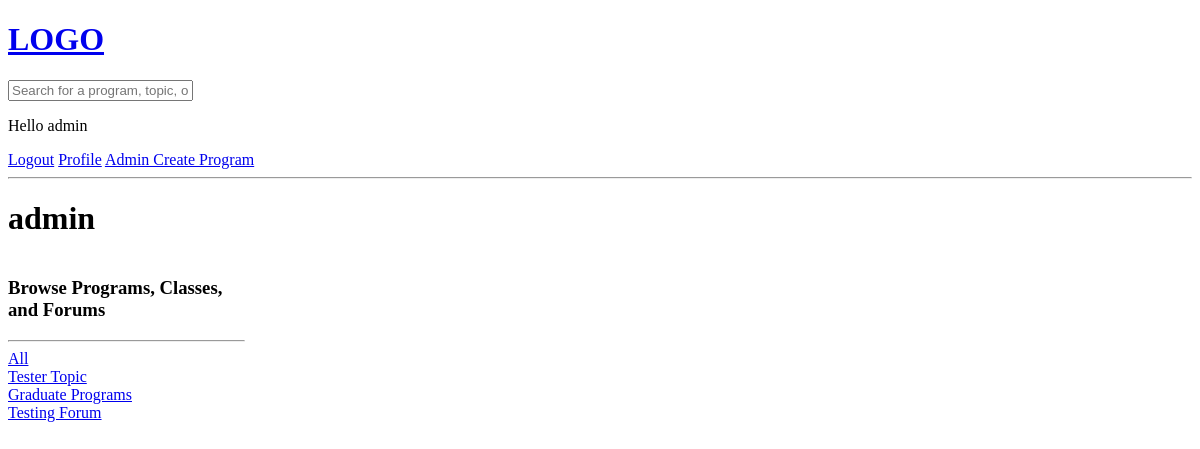
Screenshot of /profile/1 (signed in) with the database file from the repository.
### base/models.py (models this page shows, shortened)
class Topic(models.Model):
    name = models.CharField(max_length=200)

class Forum(models.Model):
    host = models.ForeignKey(User, on_delete=models.SET_NULL, null=True)
    topic = models.ForeignKey(Topic, on_delete=models.SET_NULL, null=True)
    name = models.CharField(max_length=200)
    description = models.TextField(null=True, blank=True)
    participants = models.ManyToManyField(User, related_name='participants', blank=True)
    updated = models.DateTimeField(auto_now=True)
    created = models.DateTimeField(auto_now_add=True)
    class Meta:
        ordering = ['-updated', '-created']

### base/views.py (the view)
# urls.py: path('profile/<str:pk>', views.userProfile, name='user-profile'),
def userProfile(request, pk):
    user = User.objects.get(id=pk)
    forums = user.forum_set.all()
    activity_messages = user.message_set.all()
    topics = Topic.objects.all()
    context = {'user':user, 'forums':forums, 'activity_messages':activity_messages, 'topics':topics}
    return render(request, 'base/profile.html', context)

### base/templates/base/profile.html (shortened to what this page needs)
{% extends 'main.html' %}
{% block content %}
<h1>{{user.username}}</h1>
<div class='profile-container'>
    <div>
        {% include 'base/topic_comp.html'%}
    </div>
</div>
{% endblock content %}

### templates/navbar.html
<a href="/">
    <h1>LOGO</h1>
</a>
<form class='searchBar' method="GET" action="{% url 'home' %}">
    <input type='text' name='q' placeholder='Search for a program, topic, or forum...' />
</form>
<div class='userNavIndicator'>
    {% if request.user.is_authenticated %}
        <p>Hello {{request.user}}</p>
        <a href="{% url 'logout' %}">Logout</a>
        <a href="{% url 'user-profile' user.id %}"> Profile</a>
        {% if request.user.is_superuser or request.user.is_staff %}
            <a href="{% url 'scrape-page' %}">Admin Create Program</a>
        {% endif %}
    {% else %}
        <a href="{% url 'login' %}">Login</a>
    {% endif %}
</div>
<hr>

### base/templates/base/topic_comp.html (shortened to what this page needs)
<h3>Browse Programs, Classes, and Forums</h3>
<hr>
<div>
    <a href="{% url 'home' %}">All</a>
</div>
{% for topic in topics %}
    <div>
        <a href="{% url 'home' %}?q={{topic.name}}">{{topic.name}}</a>
    </div>
{% endfor %}
{% for forum in forums %}
    <div>
        <a href="{% url 'forum' forum.id %}">{{forum.name}}</a>
    </div>
{% endfor %}

### base/templates/base/profile.html (style rules this page uses)
.profile-container { display: grid; grid-template-columns: 1fr 3fr 1fr; }

### rows the page displays
Topic: name "Tester Topic"
Topic: name "Graduate Programs"
Forum: name "Testing Forum"

### other values shown
{{ request.user }} "admin"
{{ user.username }} "admin"
